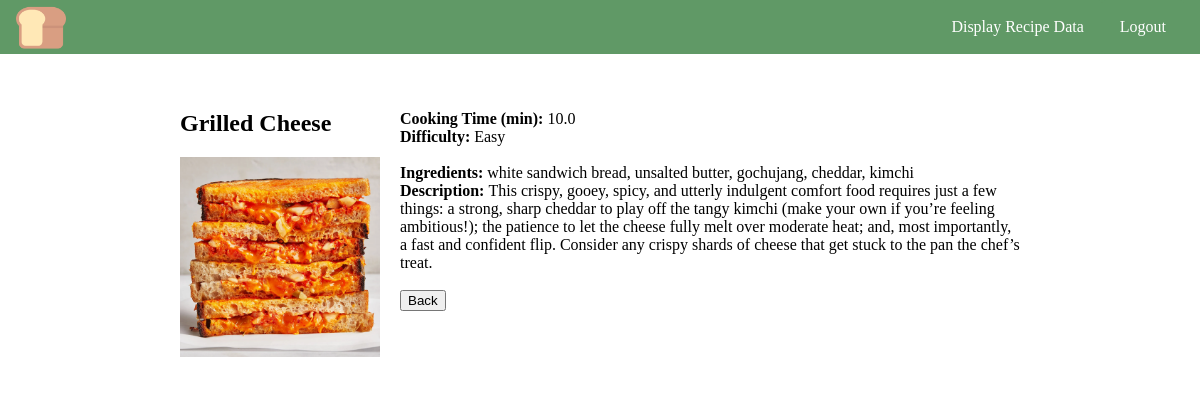
/list/5 (signed in), run on the app's committed database.
### recipes/models.py (models this page shows, shortened)
class Recipe (models.Model):
    name = models.CharField(max_length=120)
    cooking_time = models.FloatField(help_text='In minutes')
    ingredients = models.CharField(max_length=350)
    description = models.TextField()
    pic = models.ImageField(upload_to='recipes', default='no_image.jpg')
    def calculate_difficulty(self):
        ingredients = self.ingredients.split(', ')
        if self.cooking_time < 30 and len(ingredients)< 7:
            difficulty = 'Easy'
        elif self.cooking_time < 30 and len(ingredients) >= 7:
            difficulty = 'Medium'
        elif self.cooking_time >= 30 and len(ingredients) < 7:
            difficulty = 'Intermediate'
        elif self.cooking_time >= 30 and len(ingredients) >= 7:
            difficulty = 'Hard'
        return difficulty

### recipes/views.py (the view)
# urls.py: path('list/<pk>', RecipeDetailView.as_view(), name='details'),
class RecipeDetailView(LoginRequiredMixin, DetailView):
    model = Recipe
    template_name = 'recipes/details.html'

### recipes/templates/recipes/details.html (shortened to what this page needs)
{% load static %}
<!DOCTYPE html>
<html lang="en">
  <head>
    <link
      rel="stylesheet"
      type="text/css"
      href="{% static 'recipes/css/styles.css' %}"
    />
  </head>
  <nav>
    <ul>
      <a href="{%url 'list' %}"
        ><img
          id="logo"
          src="{% static 'recipes/images/logo.png' %}"
          width="50px"
      /></a>
      <li>
        <a href="{%url 'logout' %}" class="btn"> Logout </a>
      </li>
      <li>
        <a href="{%url 'search' %}" class="btn"> Display Recipe Data </a>
      </li>
    </ul>
  </nav>
  <div class="wrapper">
    <div>
      <h2>{{object.name}}</h2>
      <img src="{{object.pic.url}}" width="200" />
    </div>
    <div class="details">
      <div>
        <b>Cooking Time (min): </b> {{object.cooking_time}} <br />
        <b>Difficulty: </b> {{object.calculate_difficulty}} <br /><br />
      </div>
      <div>
        <b>Ingredients: </b> {{object.ingredients}} <br />
        <b>Description: </b> {{object.description}} <br />
        <br />
        <button onclick="goBack()" class="login_btn">Back</button>
      </div>
    </div>
  </div>
</html>

### recipes/static/recipes/css/styles.css (style rules this page uses)
nav { width: 100%; margin-bottom: 16px; background-color: #609966; }
nav ul { list-style-type: none; margin: 0 16px; padding: 0; overflow: hidden; }
nav li { float: right; }
nav li a, .btn { display: block; text-align: center; padding: 18px; text-decoration: none; color: #fff; background-color: #609966; border: none; border-radius: 4px; cursor: pointer; }
.btn { display: inline-block; text-decoration: none; }
.wrapper { display: flex; background-color: white; width: 70vw; padding: 20px; border-radius: 20px; }
.details { padding-left: 20px; padding-top: 20px; }

### data on the page
Recipe: name "Grilled Cheese", pic (picture), cooking_time "10.0", calculate_difficulty "Easy", ingredients "white sandwich bread, unsalted butter, gochujang, cheddar, kimchi", description "This crispy, gooey, spicy, and utterly indulgent comfort food requires just a few things: a strong, sharp cheddar to play off the tangy kimchi (make your own if you’re feeling ambitious!); the patience to let the cheese fully melt over moderate heat; and, most importantly, a fast and confident flip. Consider any crispy shards of cheese that get stuck to the pan the chef’s treat."
